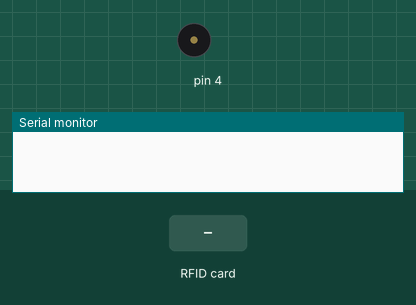
Bench run of a sketch on a simulated Arduino Uno, built with avr-gcc and run on an emulated ATmega328P. Shown: buzzer (waves = sounding), the last lines printed to the serial monitor. Inputs (shaded band) come from the test bench.

Above: at 1.2 s.
1.3 s: RFID card 5E 7A 19 C4 held to the reader
At 2.5 s:
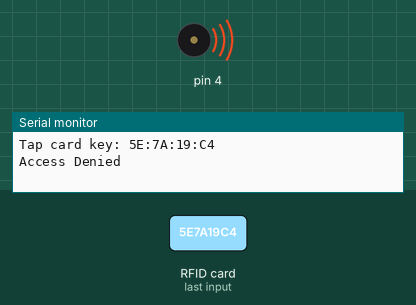
4.3 s: RFID card C0 2B 60 A7 held to the reader
5.8 s: RFID card A0 F0 10 A6 held to the reader
Timing chart, 0 to 8.8 s (numbered marks = the images above; inputs shaded):
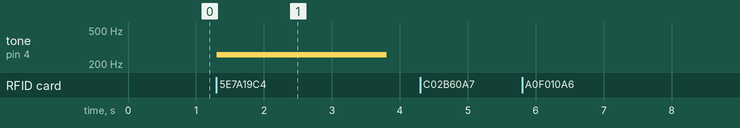

Measured:
- after the input at 1.3 s, tone on pin 4: silent → 255 Hz at once, → silent 2.5 s later

The sketch:

rfidCode.ino
```cpp
#include "SPI.h"
#include "MFRC522.h"

#define SS_PIN 10
#define RST_PIN 9
//#define SP_PIN 8

MFRC522 rfid(SS_PIN, RST_PIN);

MFRC522::MIFARE_Key key;

String tag1 = "C0:2B:60:A7";
String tag2 = "A0:F0:10:A6";
String tag3 = "B7:83:82:B9";

String aTags[] = {"C0:2B:60:A7", "A0:F0:10:A6", "B7:83:82:B9"};
String ttags[2] ;
String vv[] = { "" , "" , "" , "" };

int cont = 0;

void setup() {
  Serial.begin(9600);
  SPI.begin();
  rfid.PCD_Init();
  pinMode(4, OUTPUT);
}

void loop() {
  if (!rfid.PICC_IsNewCardPresent()|| !rfid.PICC_ReadCardSerial())
  return;

  MFRC522::PICC_Type piccType = rfid.PICC_GetType(rfid.uid.sak);
  if (piccType != MFRC522::PICC_TYPE_MIFARE_MINI &&
      piccType != MFRC522::PICC_TYPE_MIFARE_1K &&
      piccType != MFRC522::PICC_TYPE_MIFARE_4K) {
    Serial.println(F("Your tag is not of type MIFARE Classic."));
    return;
  }

  String strID = "" ;
  for(byte i = 0 ; i < 4; i++){
    strID +=
    (rfid.uid.uidByte[i]< 0x10 ? "0" : "") +
    String(rfid.uid.uidByte[i], HEX) +
    (i != 3 ? ":" : "");
  }
  strID.toUpperCase();

  Serial.print("Tap card key: ");
  Serial.println(strID);
  if(strID.substring(0) == tag1 || strID.substring(0) == tag2 || strID.substring(0) == tag3){
    ttags[cont] = strID;
    cont++;
    if(cont == 3){
    Serial.println("Access Allow");
    tone(4, 150);
    delay(300);
    noTone(4);
    delay(150);
    tone(4, 150);
    delay(300);
    noTone(4);
      for(int i = 0 ; i<cont; i++){
        ttags[i] = vv[i];
      }
      cont = 0;
    }
  } else {
    Serial.println("Access Denied");
    tone(4, 255);
    delay(2500);
    noTone(4);
  }
  rfid.PICC_HaltA();
  rfid.PCD_StopCrypto1();
}
```
